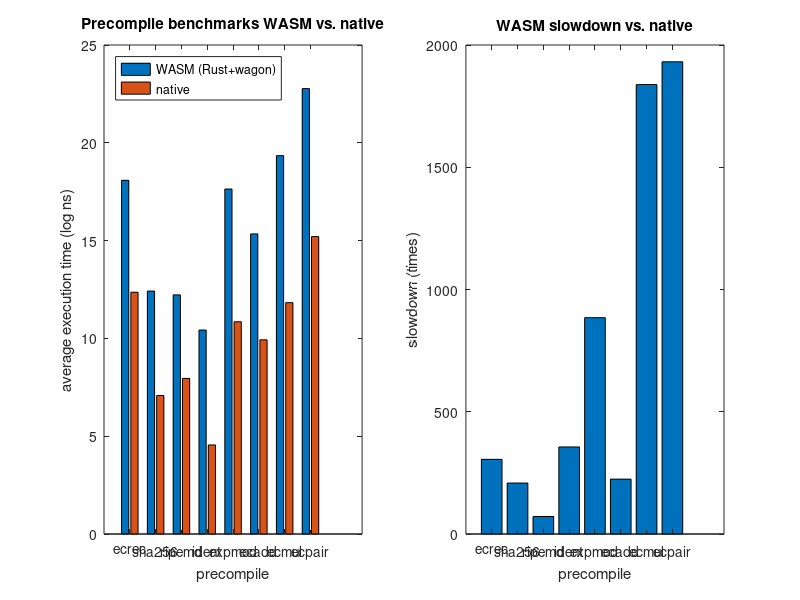

This figure's MATLAB source:
#data = [7.36844973383544e+07, 250553.94833171365; 226338.62740010378, 1408.0664244940322; 380196, 3515; 21965.933378424077, 136.2620050547599]
data = [7.131151100726265e+07, 233559.6593730482; 247667.30949142828, 1188.3658329425252; 204086.19284853354, 2847.93893129771; 33774.17160650444, 94.87798408488064; 4.565364754654845e+07, 51599.602913236224; 4.603080030156908e+06, 20508.550937619595; 2.517459635497305e+08, 136961.80912717857; 7.757032256164179e+09, 4.016292447761194e+06]
#1=7.131151100726265e+07 233559.6593730482 2=247667.30949142828 1188.3658329425252 3=204086.19284853354 2847.93893129771 4=33774.17160650444 94.87798408488064 5=4.565364754654845e+07 51599.602913236224 6=4.603080030156908e+06 20508.550937619595 7=2.517459635497305e+08 136961.80912717857 8=7.757032256164179e+09 4.016292447761194e+06nerr= [0 0 0 0 0 0 0 0 0]
subplot(1,2, [1,1])
bar(log(data(1:8,:)))
set (gca, 'xticklabel', ["ecrec"; "sha256"; "ripemd"; "ident"; "expmod"; "ecadd"; "ecmul"; "ecpair"])
title("Precompile benchmarks WASM vs. native")
xlabel("precompile")
ylabel("average execution time (log ns)")
legend(["WASM (Rust+wagon)"; "native"], "location", "northwest")
subplot(1,2, 2)
bar(data(1:8,1)./data(1:8,2))
title("WASM slowdown vs. native")
xlabel("precompile")
ylabel("slowdown (times)")
set (gca, 'xticklabel', ["ecrec"; "sha256"; "ripemd"; "ident"; "expmod"; "ecadd"; "ecmul"; "ecpair"])